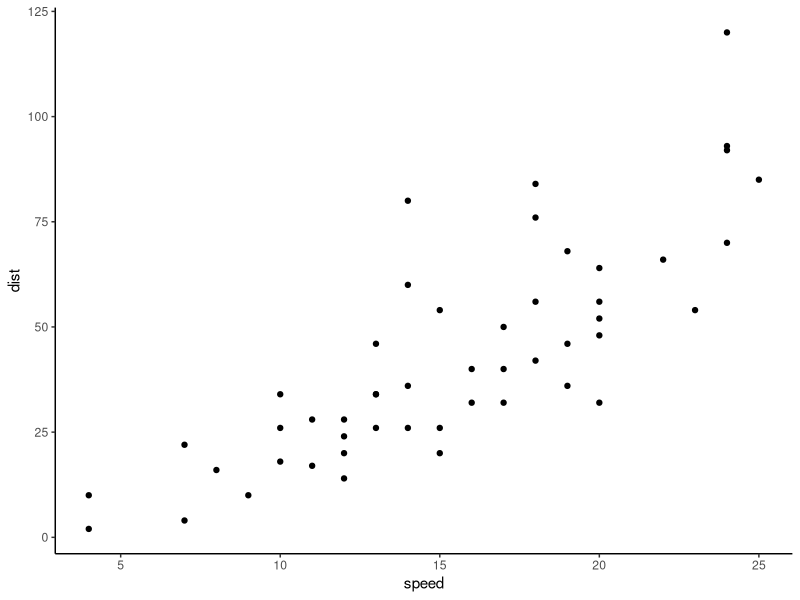

Here is the R script that generated this plot:
## ---- chunk 1
knitr::opts_chunk$set(echo = TRUE)
## ---- chunk 2
library(tidyverse)
library(lmtest)
## ---- chunk 3
head(cars)
## ---- chunk 4
# Visualizing data as scatter plot
cars %>% 
  ggplot(aes(speed, dist)) +
  geom_point() +
  theme_classic()
